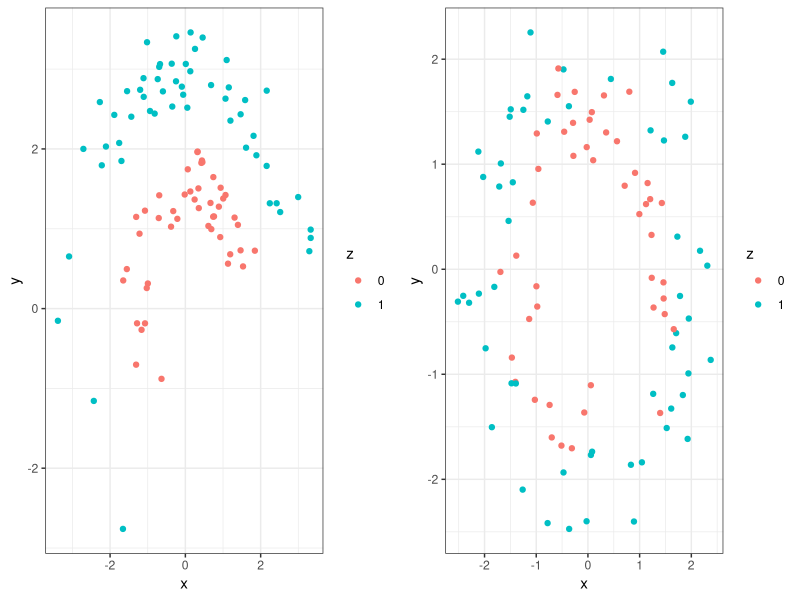
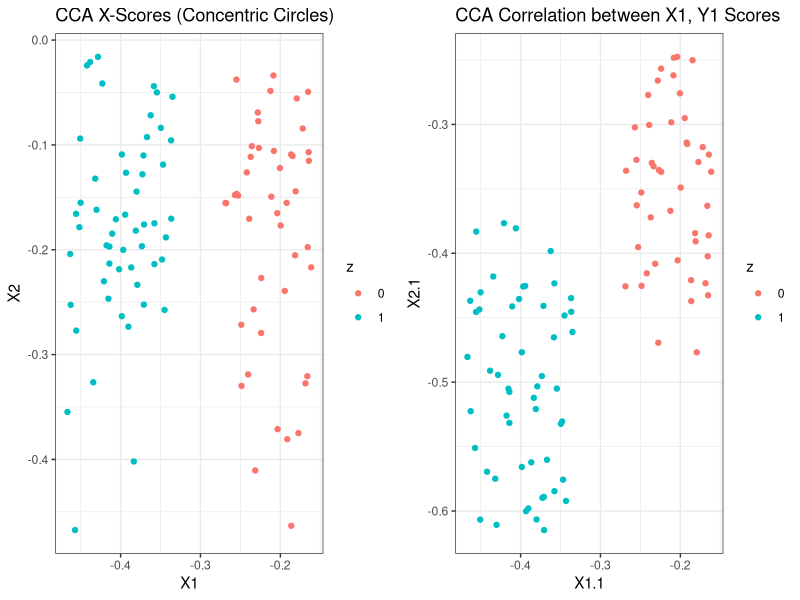

R code for these plots, in order: (Note: this script raises an error after producing the figures.)

################################################################################
# A nonlinear multitable example, made from two concentric circles.
################################################################################

## ---- libraries ----
# List of packages for session
.packages = c("kernlab",
              "plyr",
              "dplyr",
              "gridExtra",
              "ggplot2")

# Install CRAN packages (if not already installed)
.inst <- .packages %in% installed.packages()
if(any(!.inst)) {
  install.packages(.packages[!.inst], repos='http://cran.rstudio.com/')
}

# Load packages into session 
lapply(.packages, require, character.only=TRUE)
set.seed(04032016)

cat("\014")  # Clear console

theme_set(theme_bw())
rm(list=ls()) # Delete all existing variables
graphics.off() # Close all open plots

## ---- generate-data ----
n <- 100 # number of samples
z <- as.factor(sample(0:1, n, replace = TRUE)) # class labels
X <- list() # will store combined data frames

r <- setNames(c(1, 2.5), c("0", "1")) # radii
X[[1]] <- cbind(r[z], 2 * pi * rbeta(n, 1, 4)) + matrix(runif(2 * n), n, 2)
X[[2]] <- cbind(sqrt(r[z]), 2 * pi * runif(n)) + matrix(runif(2 * n), n, 2)
X <- X %>%
  lapply(function(x) {
    rownames(x) <- NULL
    x
  })

## ---- raw-data-plots ----
X1_df <- data.frame(X[[1]], z)
X1_df$x <- X1_df$X1 * cos(X1_df$X2)
X1_df$y <- X1_df$X1 * sin(X1_df$X2)

X2_df <- data.frame(X[[2]], z)
X2_df$x <- X2_df$X1 * cos(X2_df$X2)
X2_df$y <- X2_df$X1 * sin(X2_df$X2)

p1 <- ggplot(X1_df) +
  geom_point(aes(x = x, y = y, col = z))
p2 <- ggplot(X2_df) +
  geom_point(aes(x = x, y = y, col = z))
grid.arrange(p1, p2, ncol = 2)

## ---- usual-cca ----
cancor_res <- cancor(X[[1]], X[[2]])
cancor_scores <- list(X1 = X[[1]] %*% cancor_res$xcoef,
                      X2 = X[[2]] %*% cancor_res$ycoef)
cor(cancor_scores[[1]][, 1], cancor_scores[[2]][, 1]) %>%
  round(3)

## ---- cca-plots ----
p1 <- ggplot(data.frame(cancor_scores[[1]], z)) +
  geom_point(aes(x = X1, y = X2, col = z)) +
  ggtitle("CCA X-Scores (Concentric Circles)")
p2 <- ggplot(data.frame(cancor_scores, z)) +
  geom_point(aes(x = X1.1, y = X2.1, col = z)) +
  ggtitle("CCA Correlation between X1, Y1 Scores")
grid.arrange(p1, p2, ncol = 2)

## ---- kcca ----
kcca_res <- kcca(X[[1]], X[[2]],
                 kernel = "rbfdot",
                 kpar = list(sigma = 2),
                 gamma = .25, ncomps = 2)
round(kcca_res@kcor, 3)
kcca_scores <- list(X1 = kcca_res@xcoef,
                    X2 = kcca_res@ycoef)

## ---- kcca-plots ----
p1 <- ggplot(data.frame(kcca_scores[[1]], z)) +
  geom_point(aes(x = X1, y = X2, col = z)) +
  ggtitle("KCCA X-Scores (Nonlinear Example)")
p2 <- ggplot(data.frame(kcca_scores)) +
  geom_point(aes(x = X1.1, y = X2.1, col = z)) +
  ggtitle("KCCA Correlation between X1, Y1 Scores")
grid.arrange(p1, p2, ncol = 2)

## ---- fukumizu-example ----
# http://www.jmlr.org/papers/volume8/fukumizu07a/fukumizu07a.pdf
z <- runif(n)
U <- cbind(z %*% t(c(1 / sqrt(2), 1 / sqrt(2))) + .1 + matrix(rnorm(2 * n, 0, .05), n, 2),
           z %*% t(c(1 / sqrt(3), sqrt(2 / 3))) + 3 + matrix(rnorm(2 * n, 0, .05), n, 2))

R <- scale(U, center = F, scale = c(1.5, 1.5, 4.1, 4.1))
R <- sqrt(-5 * log(R))
pairs(R)

## ---- cca-fukumizu ----
cancor_res <- cancor(R[, 1:2], R[, 3:4])
cancor_scores <- list(X1 = R[, 1:2] %*% cancor_res$xcoef,
                      X2 = R[, 3:4] %*% cancor_res$ycoef)

## ---- cca-fukumizu-plots ----
ggplot(data.frame(cancor_scores, z)) +
  geom_point(aes(x = X1.1, y = X1.2, col = z))
ggplot(data.frame(cancor_scores, z)) +
  geom_point(aes(x = X2.1, y = X2.2, col = z))

ggplot(data.frame(cancor_scores, z)) +
  geom_point(aes(x = X1.1, y = X2.1, col = z)) # correlation between scores

## ---- kcca-fukumizu ----
kcca_res <- kcca(as.matrix(R[, 1:2]), as.matrix(R[, 3:4]),
                 kpar = list(sigma = 1))
kcca_scores <- list(X1 = kcca_res@xcoef, X2 = kcca_res@ycoef)

## ---- kcca-fukumizu-plots ----
ggplot(data.frame(kcca_scores, z)) +
  geom_point(aes(x = X1.1, y = X1.2, col = z))
ggplot(data.frame(kcca_scores, z)) +
  geom_point(aes(x = X2.1, y = X2.2, col = z))

ggplot(data.frame(kcca_scores, z)) +
  geom_point(aes(x = X1.1, y = X2.1, col = z))
ggplot(data.frame(kcca_scores, z)) +
  geom_point(aes(x = X1.2, y = X2.2, col = z))

## ---- kcca-fukumizu2 ----
kcca_res <- kcca(as.matrix(R[, 1:2]), as.matrix(R[, 3:4]), kpar = list(sigma = .4))
kcca_scores <- list(X1 = kcca_res@xcoef, X2 = kcca_res@ycoef)

## ---- kcca-fukumizu-plots2 ----
ggplot(data.frame(kcca_scores, z)) +
  geom_point(aes(x = X1.1, y = X1.2, col = z))
ggplot(data.frame(kcca_scores, z)) +
  geom_point(aes(x = X2.1, y = X2.2, col = z))

# remember, don't expect linear correlation
ggplot(data.frame(kcca_scores, z)) +
  geom_point(aes(x = X1.1, y = X2.1, col = z))
ggplot(data.frame(kcca_scores, z)) +
  geom_point(aes(x = X1.2, y = X2.2, col = z))
